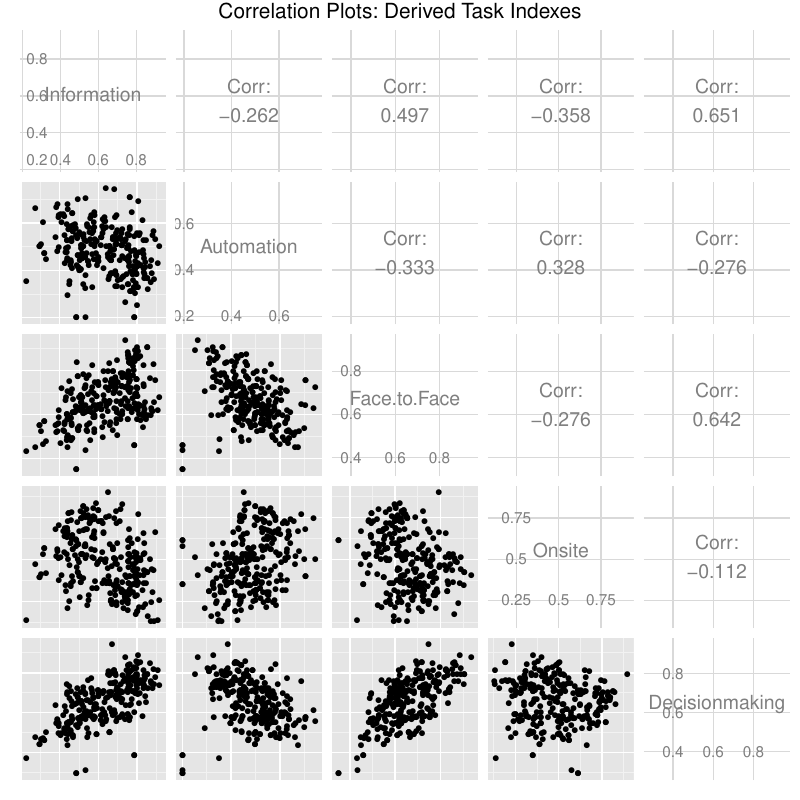

R code for this plot:
library(GGally)
library(ggplot2)
load("data/anzsco_onet.dta")

cols <- c("Information.Content", "Automation.Routinization","Face.to.Face", "On.Site.Job", "Decision.Making")
subtasks <- task_content[,cols]
names(subtasks) <- c("Information", "Automation","Face.to.Face", "Onsite", "Decisionmaking")
pdf("figure/correl.pdf", height=8, width=8)
ggpairs(subtasks, title="Correlation Plots: Derived Task Indexes")
dev.off()
